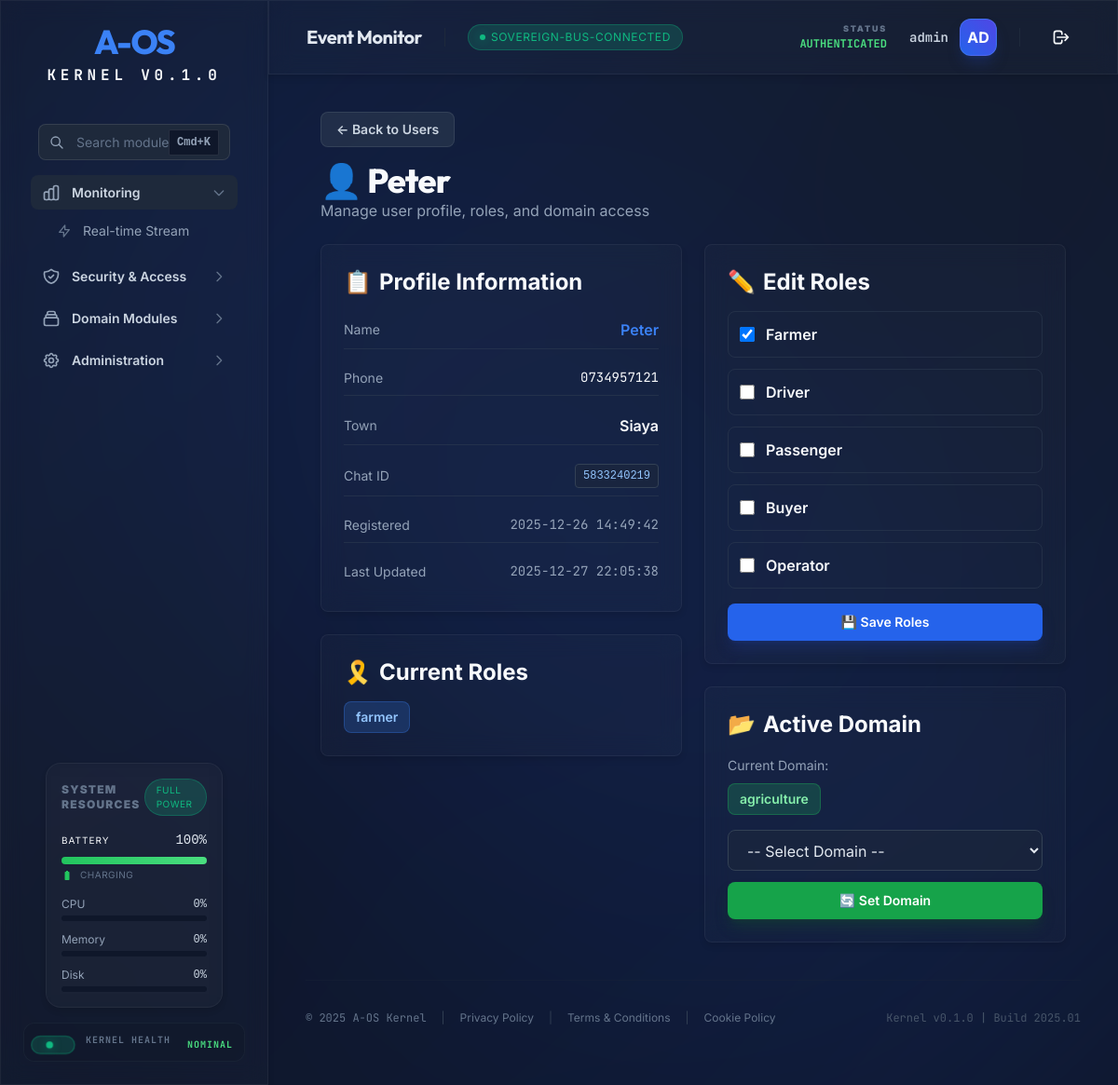
The app's page /dashboard/users/5833240219 (signed in), older data.
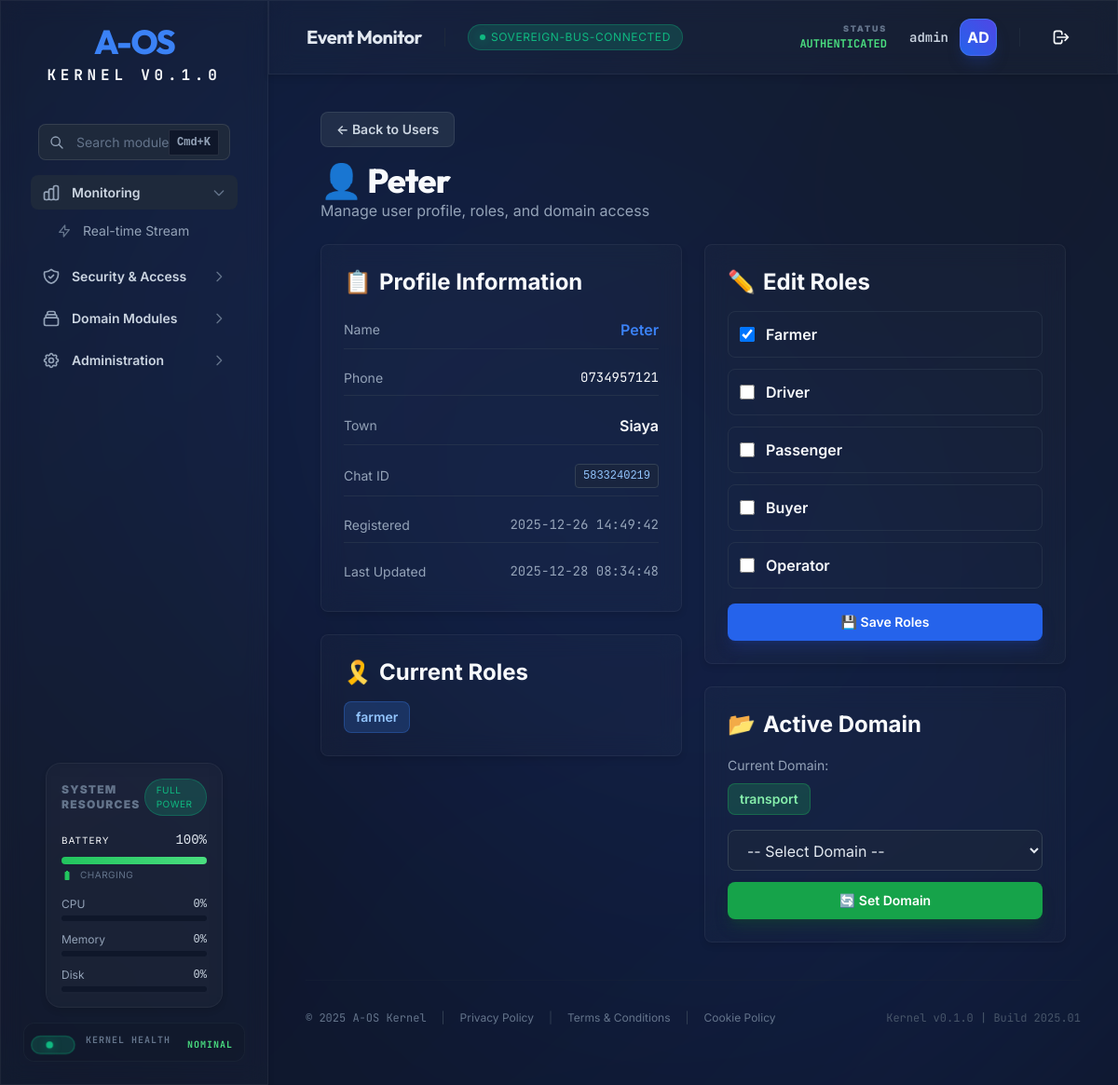
The same page, newer data.
### tables this page shows
CREATE TABLE telegram_users (
            id INTEGER PRIMARY KEY AUTOINCREMENT,
            chat_id INTEGER UNIQUE NOT NULL,
            phone TEXT UNIQUE NOT NULL,
            name TEXT NOT NULL,
            town TEXT,
            roles TEXT DEFAULT '[]',
            created_at TIMESTAMP DEFAULT CURRENT_TIMESTAMP,
            updated_at TIMESTAMP DEFAULT CURRENT_TIMESTAMP
        , active_domain TEXT);

### aos/api/routers/admin_users.py (the view)
@router.get("/users/{chat_id}", response_class=HTMLResponse)
async def user_detail(request: Request, chat_id: int, current_user: dict = Depends(get_current_operator)):
    user_service = UniversalUserService()
    user = user_service.get_user_by_chat_id(chat_id)
    if not user:
        raise HTTPException(status_code=404, detail="User not found")
    return templates.TemplateResponse("admin_user_detail.html", {
        "request": request,
        "user": current_user,  # Dashboard template expects 'user' object
        "telegram_user": user,  # Rename to avoid confusion
        "username": current_user["username"],
        "available_roles": user_service.VALID_ROLES
    })

### aos/api/templates/admin_user_detail.html (shortened to what the changed rows need)
{% extends "dashboard.html" %}
{% block content %}
<div class="aos-container">
    <div class="aos-page-header">
        <h1 class="aos-h1">👤 {{ telegram_user.name }}</h1>
        <p class="aos-text-muted">Manage user profile, roles, and domain access</p>
    </div>
    <div class="aos-grid aos-grid-cols-2 aos-gap-6">
        <div class="space-y-6">
            <div class="aos-glass aos-p-6 aos-rounded-lg">
                <h2 class="aos-h3 aos-mb-4 flex items-center">
                    <span class="mr-2">📋</span> Profile Information
                </h2>
                <div class="space-y-3">
                    <div class="flex justify-between items-center py-2 border-b border-slate-700/50">
                        <span class="aos-text-muted aos-text-sm">Name</span>
                        <span class="aos-font-semibold aos-text-primary">{{ telegram_user.name }}</span>
                    </div>
                    <div class="flex justify-between items-center py-2 border-b border-slate-700/50">
                        <span class="aos-text-muted aos-text-sm">Phone</span>
                        <span class="aos-text-mono aos-text-sm">{{ telegram_user.phone }}</span>
                    </div>
                    <div class="flex justify-between items-center py-2 border-b border-slate-700/50">
                        <span class="aos-text-muted aos-text-sm">Town</span>
                        <span class="aos-font-semibold">{{ telegram_user.town }}</span>
                    </div>
                    <div class="flex justify-between items-center py-2 border-b border-slate-700/50">
                        <span class="aos-text-muted aos-text-sm">Chat ID</span>
                        <code class="px-2 py-1 text-xs rounded bg-slate-800/50 text-blue-300 border border-slate-700">
                            {{ telegram_user.chat_id }}
                        </code>
                    </div>
                    <div class="flex justify-between items-center py-2 border-b border-slate-700/50">
                        <span class="aos-text-muted aos-text-sm">Registered</span>
                        <span class="aos-text-mono aos-text-sm aos-text-muted">{{ telegram_user.created_at }}</span>
                    </div>
                    <div class="flex justify-between items-center py-2">
                        <span class="aos-text-muted aos-text-sm">Last Updated</span>
                        <span class="aos-text-mono aos-text-sm aos-text-muted">{{ telegram_user.updated_at }}</span>
                    </div>
                </div>
            </div>
            <div class="aos-glass aos-p-6 aos-rounded-lg">
                <h2 class="aos-h3 aos-mb-4 flex items-center">
                    <span class="mr-2">🎗️</span> Current Roles
                </h2>
            </div>
        </div>
        <div class="space-y-6">
            <div class="aos-glass aos-p-6 aos-rounded-lg">
                <h2 class="aos-h3 aos-mb-4 flex items-center">
                    <span class="mr-2">✏️</span> Edit Roles
                </h2>
            </div>
            <div class="aos-glass aos-p-6 aos-rounded-lg">
                <h2 class="aos-h3 aos-mb-4 flex items-center">
                    <span class="mr-2">📂</span> Active Domain
                </h2>
                <div class="aos-mb-4">
                    <div class="mt-2">
                        {% if telegram_user.active_domain %}
                        <span
                            class="inline-block px-3 py-1.5 text-sm font-semibold rounded-lg bg-green-500/20 text-green-300 border border-green-500/30">
                            {{ telegram_user.active_domain }}
                        </span>
                        {% else %}
                        <span
                            class="inline-block px-3 py-1.5 text-sm font-semibold rounded-lg bg-yellow-500/20 text-yellow-300 border border-yellow-500/30">
                            None
                        </span>
                        {% endif %}
                    </div>
                </div>
            </div>
        </div>
    </div>
</div>
{% endblock %}

Row changes from the older to the newer data that the page shows:
changed telegram_users "Peter": updated_at "2025-12-27 22:05:38" → "2025-12-28 08:34:48"; active_domain "agriculture" → "transport"
